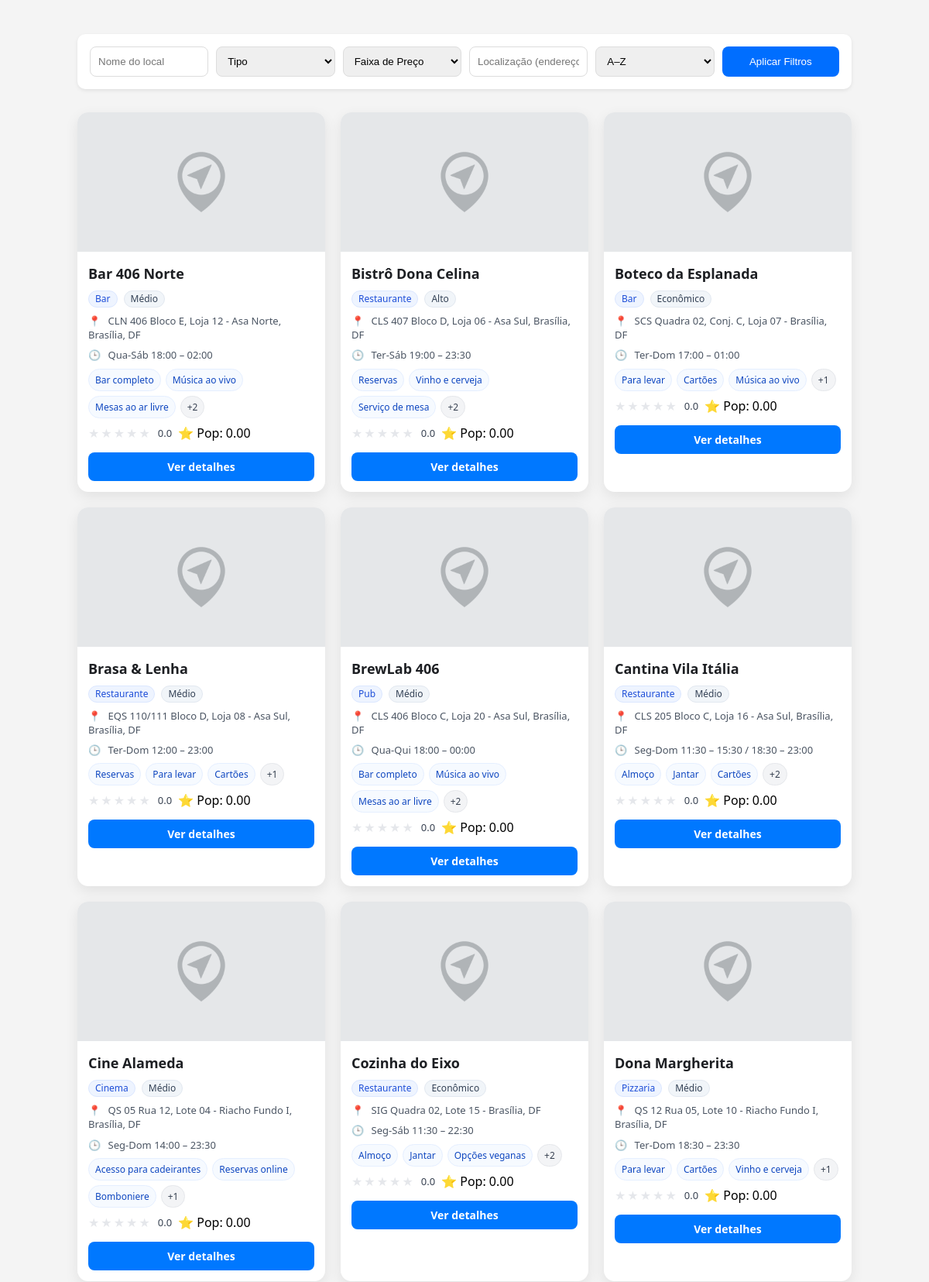
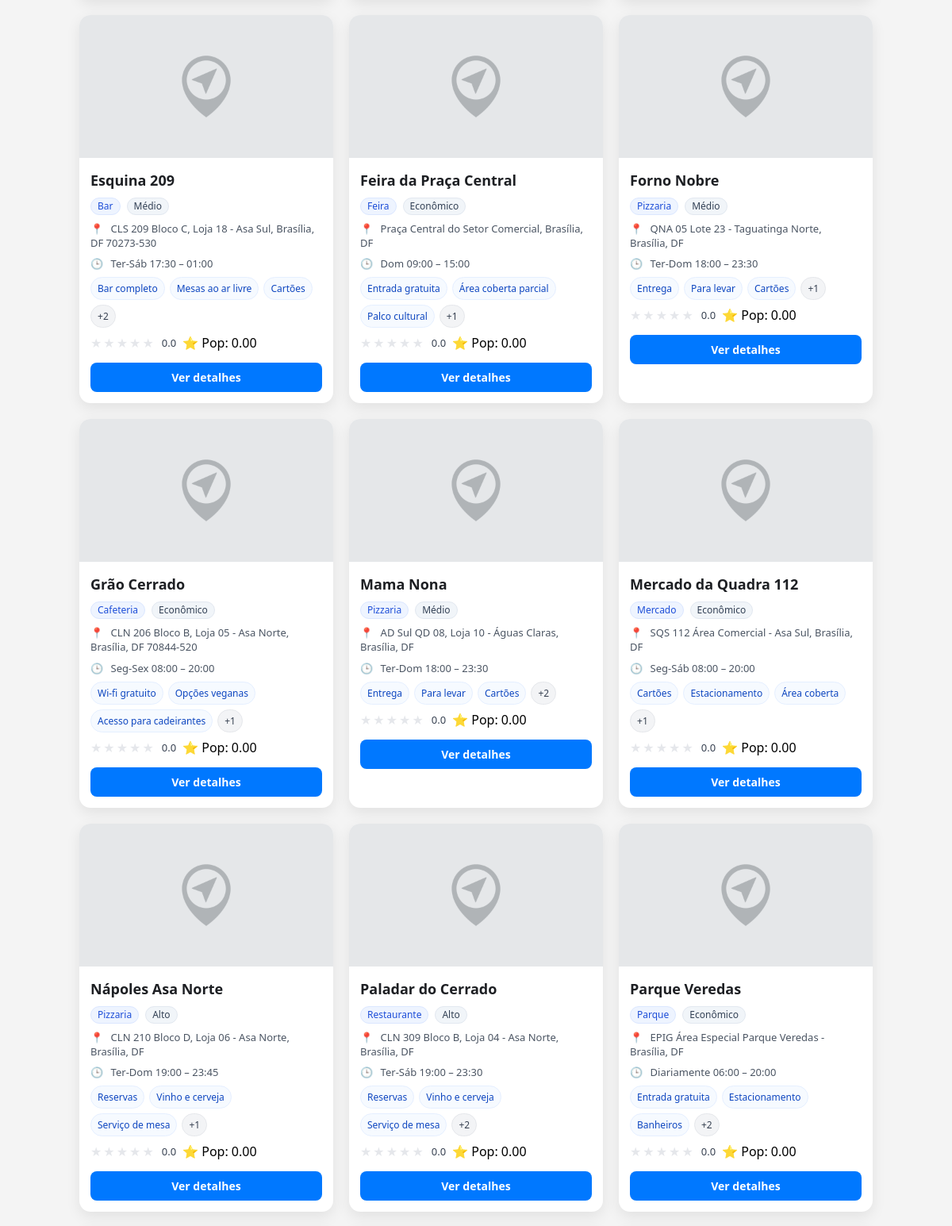
/locais/explorar.php (upper part), run on the app's committed database (2 pictures, top to bottom).
### tables this page shows
CREATE TABLE `locais` (
  `id_local` INT(11) NOT NULL AUTO_INCREMENT,
  `nome`     VARCHAR(120) NOT NULL,
  `tipo`     ENUM(
               'Restaurante','Bar','Cafeteria','Lanchonete','Pizzaria','Pub','Balada',
               'Parque','Trilha','Praça','Museu','Teatro','Cinema','Show','Evento',
               'Feira','Mercado','Centro Cultural','Atração Turística','Outro'
             ) NOT NULL,
  `descricao`              TEXT DEFAULT NULL,
  `endereco`               VARCHAR(255) NOT NULL,
  `faixa_preco`            ENUM('Econômico','Médio','Alto') NOT NULL,
  `horario_funcionamento`  TEXT DEFAULT NULL,
  `site`                   VARCHAR(255) DEFAULT NULL,
  `telefone`               VARCHAR(25)  DEFAULT NULL,
  `email_contato`          VARCHAR(120) DEFAULT NULL,
  `redes_sociais`          TEXT DEFAULT NULL,
  `servicos`               TEXT DEFAULT NULL,
  `imagem_capa`            VARCHAR(255) DEFAULT NULL,
  `avaliacao_media`        FLOAT DEFAULT 0,
  `criado_em`              TIMESTAMP NOT NULL DEFAULT CURRENT_TIMESTAMP,
  `atualizado_em`          TIMESTAMP NOT NULL DEFAULT CURRENT_TIMESTAMP ON UPDATE CURRENT_TIMESTAMP,
  PRIMARY KEY (`id_local`),
  KEY `idx_locais_tipo` (`tipo`),
  KEY `idx_locais_faixa` (`faixa_preco`),
  KEY `idx_locais_nome`  (`nome`)
);

### locais/explorar.php (the view, shortened to what this page needs)
<?php
$pdo = pdo();
$endereco    = $_GET['endereco']    ?? '';
$nome        = $_GET['nome']        ?? '';
$ordenar     = $_GET['ordenar']     ?? 'nome';
$query = "
SELECT
  l.id_local,
  l.nome,
  l.tipo,
  l.endereco,
  l.faixa_preco,
  l.horario_funcionamento,
  l.servicos,
  l.imagem_capa,
  COALESCE(AVG(a.nota), 0) AS avaliacao_media,
  COUNT(a.id_avaliacao) AS total_avaliacoes,
  -- Cálculo de popularidade (modelo IMDb)
  (
    (COUNT(a.id_avaliacao) / (COUNT(a.id_avaliacao) + 50)) * COALESCE(AVG(a.nota), 0)
    +
    (50 / (COUNT(a.id_avaliacao) + 50)) * (SELECT AVG(nota) FROM avaliacoes)
  ) AS popularidade
FROM locais l
LEFT JOIN avaliacoes a ON a.id_local = l.id_local
WHERE 1=1
";
$query .= " GROUP BY l.id_local ";
switch ($ordenar) {
    default:
        $query .= " ORDER BY l.nome ASC";
        break;
}
$stmt = $pdo->prepare($query);
$stmt->execute();
$locais = $stmt->fetchAll(PDO::FETCH_ASSOC);
function split_list($str) {
    $parts = array_map('trim', explode(',', (string)$str));
    return array_values(array_filter($parts, fn($v) => $v !== ''));
}
?>
<!DOCTYPE html>
<html lang="pt-br">
<head>
    <link rel="stylesheet" href="../css/explorar.css">
</head>
<body>
    <div class="filters-container">
        <form method="GET" class="filters-form">
            <input type="text" name="nome" placeholder="Nome do local" value="<?= htmlspecialchars($nome) ?>">
            <select name="tipo">
                <option value="">Tipo</option>
            </select>
            <select name="faixa_preco">
                <option value="">Faixa de Preço</option>
            </select>
            <input type="text" name="endereco" placeholder="Localização (endereço, bairro, rua...)" value="<?= htmlspecialchars($endereco) ?>">
            <select name="ordenar" onchange="this.form.submit()">
                <option value="nome" <?= $ordenar === 'nome' ? 'selected' : '' ?>>A–Z</option>
            </select>
            <button type="submit">Aplicar Filtros</button>
        </form>
    </div>
    <div class="locais-container">
        <?php foreach ($locais as $local): ?>
            <?php
              $img = $local['imagem_capa']
                     ? "../img/capa-locais/" . htmlspecialchars($local['imagem_capa'])
                     : "../img/default-profile.jpg";
              $nomeCard = htmlspecialchars($local['nome']);
              $tipoCard = htmlspecialchars($local['tipo']);
              $preco    = htmlspecialchars($local['faixa_preco']);
              $end      = htmlspecialchars($local['endereco'] ?? '');
              $rating = (float)($local['avaliacao_media'] ?? 0);
              $rating = max(0, min(5, $rating));
              $ratingPct = ($rating / 5) * 100;
              $pop = number_format((float)($local['popularidade'] ?? 0), 2);
              $horario_snippet = '';
              if (!empty($local['horario_funcionamento'])) {
                $parts = preg_split('/[;\n]+/', (string)$local['horario_funcionamento']);
                $horario_snippet = trim($parts[0] ?? '');
              }
              $servicos_arr = split_list($local['servicos'] ?? '');
              $serv_preview = array_slice($servicos_arr, 0, 3);
              $serv_extra   = max(0, count($servicos_arr) - 3);
            ?>
            <div class="local-card">
              <img src="<?= $img ?>" alt="Imagem de <?= $nomeCard ?>" class="local-image">
              <div class="local-body">
                <h3 class="local-title"><?= $nomeCard ?></h3>
                <div class="badges-row">
                  <span class="badge badge-type"><?= $tipoCard ?></span>
                  <span class="badge badge-preco"><?= $preco ?></span>
                </div>
                <?php if ($end): ?>
                  <p class="local-address"><span class="icon">📍</span> <?= $end ?></p>
                <?php endif; ?>
                <?php if ($horario_snippet): ?>
                  <p class="local-hours"><span class="icon">🕒</span> <?= htmlspecialchars($horario_snippet) ?></p>
                <?php endif; ?>
                <?php if (!empty($serv_preview)): ?>
                  <div class="chips">
                    <?php foreach ($serv_preview as $s): ?>
                      <span class="chip"><?= htmlspecialchars($s) ?></span>
                    <?php endforeach; ?>
                    <?php if ($serv_extra > 0): ?>
                      <span class="chip chip-more">+<?= $serv_extra ?></span>
                    <?php endif; ?>
                  </div>
                <?php endif; ?>
                <div class="rating-row">
                  <div class="stars" style="--rating-pct: <?= $ratingPct ?>%;" aria-label="Avaliação <?= number_format($rating,1) ?> de 5"></div>
                  <span class="rating-number"><?= number_format($rating,1) ?></span>
                  <span class="popularity-number">⭐ Pop: <?= $pop ?></span>
                </div>
                <a href="detalhes.php?id=<?= (int)$local['id_local'] ?>" class="btn-detalhes">Ver detalhes</a>
              </div>
            </div>
        <?php endforeach; ?>
    </div>
</body>
</html>

### css/explorar.css (style rules this page uses)
* { margin: 0; padding: 0; box-sizing: border-box; }
body { font-family: system-ui, Arial, sans-serif; background-color: #f4f4f4; padding: 24px; }
.filters-container { width: 100%; max-width: 1000px; margin: 20px auto; padding: 16px; background: #fff; border-radius: 10px; box-shadow: 0 2px 5px rgba(0,0,0,0.08); }
.filters-form { display: flex; flex-wrap: wrap; gap: 10px; }
.filters-form input, .filters-form select, .filters-form button { flex: 1; min-width: 150px; padding: 10px; border: 1px solid #ddd; border-radius: 8px; }
.filters-form button { background: #006eff; color: #fff; border: none; cursor: pointer; transition: 0.2s; }
.locais-container { width: 100%; max-width: 1000px; margin: 30px auto; display: grid; grid-template-columns: repeat(auto-fill, minmax(270px, 1fr)); gap: 20px; }
.local-card { background: #fff; border-radius: 14px; box-shadow: 0 6px 18px rgba(0,0,0,0.08); overflow: hidden; display: flex; flex-direction: column; transition: transform .18s ease, box-shadow .18s ease; }
.local-image { width: 100%; height: 180px; object-fit: cover; display: block; }
.local-body { padding: 12px 14px 14px; display: flex; flex-direction: column; gap: 8px; }
.local-title { font-size: 18px; color: #1d1f23; margin: 4px 0 2px; }
.badges-row { display: flex; gap: 8px; flex-wrap: wrap; }
.badge { display: inline-block; padding: 4px 8px; border-radius: 999px; font-size: 12px; line-height: 1; border: 1px solid transparent; }
.badge-type { background: #eef4ff; color: #1d4ed8; border-color: #dbe7ff; }
.badge-preco { background: #f1f5f9; color: #334155; border-color: #e2e8f0; }
.local-address, .local-hours { font-size: 13px; color: #4b5563; line-height: 1.4; max-height: calc(1.4em * 2); overflow: hidden; text-overflow: ellipsis; display: block; }
.icon { margin-right: 6px; }
.chips { display: flex; flex-wrap: wrap; gap: 6px; }
.chip { font-size: 12px; padding: 5px 8px; border-radius: 999px; background: #f6faff; color: #0f47c0; border: 1px solid #e5efff; }
.chip-more { background: #f3f4f6; color: #374151; border-color: #e5e7eb; }
.rating-row { display: flex; align-items: center; gap: 8px; }
.stars { position: relative; display: inline-block; font-size: 16px; line-height: 1; letter-spacing: 2px; height: 1em; }
.stars::before { content: "★★★★★"; color: #e5e7eb; }
.stars::after { content: "★★★★★"; color: #f59e0b; position: absolute; top: 0; left: 0; width: var(--rating-pct, 0%); overflow: hidden; white-space: nowrap; }
.rating-number { font-size: 13px; color: #374151; }
.btn-detalhes { display: inline-block; margin-top: 6px; padding: 9px 14px; background-color: #0078ff; color: #fff; border-radius: 8px; text-align: center; text-decoration: none; font-size: 14px; font-weight: 600; transition: background-color .25s ease, transform .18s ease; }

### data on the page
locais: imagem_capa (placeholder picture), nome "Bar 406 Norte", tipo "Bar", faixa_preco "Médio", endereco "CLN 406 Bloco E, Loja 12 - Asa Norte, Brasília, DF", horario_funcionamento "Qua-Sáb 18:00 – 02:00", servicos "Bar completo", servicos "Música ao vivo", servicos "Mesas ao ar livre", servicos "2", $ratingPct 0 (drawn), rating "0.0", pop "0.00"
locais: imagem_capa (placeholder picture), nome "Bistrô Dona Celina", tipo "Restaurante", faixa_preco "Alto", endereco "CLS 407 Bloco D, Loja 06 - Asa Sul, Brasília, DF", horario_funcionamento "Ter-Sáb 19:00 – 23:30", servicos "Reservas", servicos "Vinho e cerveja", servicos "Serviço de mesa", servicos "2", $ratingPct 0 (drawn), rating "0.0", pop "0.00"
locais: imagem_capa (placeholder picture), nome "Boteco da Esplanada", tipo "Bar", faixa_preco "Econômico", endereco "SCS Quadra 02, Conj. C, Loja 07 - Brasília, DF", horario_funcionamento "Ter-Dom 17:00 – 01:00", servicos "Para levar", servicos "Cartões", servicos "Música ao vivo", servicos "1", $ratingPct 0 (drawn), rating "0.0", pop "0.00"
locais: imagem_capa (placeholder picture), nome "Brasa & Lenha", tipo "Restaurante", faixa_preco "Médio", endereco "EQS 110/111 Bloco D, Loja 08 - Asa Sul, Brasília, DF", horario_funcionamento "Ter-Dom 12:00 – 23:00", servicos "Reservas", servicos "Para levar", servicos "Cartões", servicos "1", $ratingPct 0 (drawn), rating "0.0", pop "0.00"
locais: imagem_capa (placeholder picture), nome "BrewLab 406", tipo "Pub", faixa_preco "Médio", endereco "CLS 406 Bloco C, Loja 20 - Asa Sul, Brasília, DF", horario_funcionamento "Qua-Qui 18:00 – 00:00", servicos "Bar completo", servicos "Música ao vivo", servicos "Mesas ao ar livre", servicos "2", $ratingPct 0 (drawn), rating "0.0", pop "0.00"
locais: imagem_capa (placeholder picture), nome "Cantina Vila Itália", tipo "Restaurante", faixa_preco "Médio", endereco "CLS 205 Bloco C, Loja 16 - Asa Sul, Brasília, DF", horario_funcionamento "Seg-Dom 11:30 – 15:30 / 18:30 – 23:00", servicos "Almoço", servicos "Jantar", servicos "Cartões", servicos "2", $ratingPct 0 (drawn), rating "0.0", pop "0.00"
locais: imagem_capa (placeholder picture), nome "Cine Alameda", tipo "Cinema", faixa_preco "Médio", endereco "QS 05 Rua 12, Lote 04 - Riacho Fundo I, Brasília, DF", horario_funcionamento "Seg-Dom 14:00 – 23:30", servicos "Acesso para cadeirantes", servicos "Reservas online", servicos "Bomboniere", servicos "1", $ratingPct 0 (drawn), rating "0.0", pop "0.00"
locais: imagem_capa (placeholder picture), nome "Cozinha do Eixo", tipo "Restaurante", faixa_preco "Econômico", endereco "SIG Quadra 02, Lote 15 - Brasília, DF", horario_funcionamento "Seg-Sáb 11:30 – 22:30", servicos "Almoço", servicos "Jantar", servicos "Opções veganas", servicos "2", $ratingPct 0 (drawn), rating "0.0", pop "0.00"
locais: imagem_capa (placeholder picture), nome "Dona Margherita", tipo "Pizzaria", faixa_preco "Médio", endereco "QS 12 Rua 05, Lote 10 - Riacho Fundo I, Brasília, DF", horario_funcionamento "Ter-Dom 18:30 – 23:30", servicos "Para levar", servicos "Cartões", servicos "Vinho e cerveja", servicos "1", $ratingPct 0 (drawn), rating "0.0", pop "0.00"
locais: imagem_capa (placeholder picture), nome "Esquina 209", tipo "Bar", faixa_preco "Médio", endereco "CLS 209 Bloco C, Loja 18 - Asa Sul, Brasília, DF 70273-530", horario_funcionamento "Ter-Sáb 17:30 – 01:00", servicos "Bar completo", servicos "Mesas ao ar livre", servicos "Cartões", servicos "2", $ratingPct 0 (drawn), rating "0.0", pop "0.00"
locais: imagem_capa (placeholder picture), nome "Feira da Praça Central", tipo "Feira", faixa_preco "Econômico", endereco "Praça Central do Setor Comercial, Brasília, DF", horario_funcionamento "Dom 09:00 – 15:00", servicos "Entrada gratuita", servicos "Área coberta parcial", servicos "Palco cultural", servicos "1", $ratingPct 0 (drawn), rating "0.0", pop "0.00"
locais: imagem_capa (placeholder picture), nome "Forno Nobre", tipo "Pizzaria", faixa_preco "Médio", endereco "QNA 05 Lote 23 - Taguatinga Norte, Brasília, DF", horario_funcionamento "Ter-Dom 18:00 – 23:30", servicos "Entrega", servicos "Para levar", servicos "Cartões", servicos "1", $ratingPct 0 (drawn), rating "0.0", pop "0.00"
locais: imagem_capa (placeholder picture), nome "Grão Cerrado", tipo "Cafeteria", faixa_preco "Econômico", endereco "CLN 206 Bloco B, Loja 05 - Asa Norte, Brasília, DF 70844-520", horario_funcionamento "Seg-Sex 08:00 – 20:00", servicos "Wi-fi gratuito", servicos "Opções veganas", servicos "Acesso para cadeirantes", servicos "1", $ratingPct 0 (drawn), rating "0.0", pop "0.00"
locais: imagem_capa (placeholder picture), nome "Mama Nona", tipo "Pizzaria", faixa_preco "Médio", endereco "AD Sul QD 08, Loja 10 - Águas Claras, Brasília, DF", horario_funcionamento "Ter-Dom 18:00 – 23:30", servicos "Entrega", servicos "Para levar", servicos "Cartões", servicos "2", $ratingPct 0 (drawn), rating "0.0", pop "0.00"
locais: imagem_capa (placeholder picture), nome "Mercado da Quadra 112", tipo "Mercado", faixa_preco "Econômico", endereco "SQS 112 Área Comercial - Asa Sul, Brasília, DF", horario_funcionamento "Seg-Sáb 08:00 – 20:00", servicos "Cartões", servicos "Estacionamento", servicos "Área coberta", servicos "1", $ratingPct 0 (drawn), rating "0.0", pop "0.00"
locais: imagem_capa (placeholder picture), nome "Nápoles Asa Norte", tipo "Pizzaria", faixa_preco "Alto", endereco "CLN 210 Bloco D, Loja 06 - Asa Norte, Brasília, DF", horario_funcionamento "Ter-Dom 19:00 – 23:45", servicos "Reservas", servicos "Vinho e cerveja", servicos "Serviço de mesa", servicos "1", $ratingPct 0 (drawn), rating "0.0", pop "0.00"
locais: imagem_capa (placeholder picture), nome "Paladar do Cerrado", tipo "Restaurante", faixa_preco "Alto", endereco "CLN 309 Bloco B, Loja 04 - Asa Norte, Brasília, DF", horario_funcionamento "Ter-Sáb 19:00 – 23:30", servicos "Reservas", servicos "Vinho e cerveja", servicos "Serviço de mesa", servicos "2", $ratingPct 0 (drawn), rating "0.0", pop "0.00"
locais: imagem_capa (placeholder picture), nome "Parque Veredas", tipo "Parque", faixa_preco "Econômico", endereco "EPIG Área Especial Parque Veredas - Brasília, DF", horario_funcionamento "Diariamente 06:00 – 20:00", servicos "Entrada gratuita", servicos "Estacionamento", servicos "Banheiros", servicos "2", $ratingPct 0 (drawn), rating "0.0", pop "0.00"
